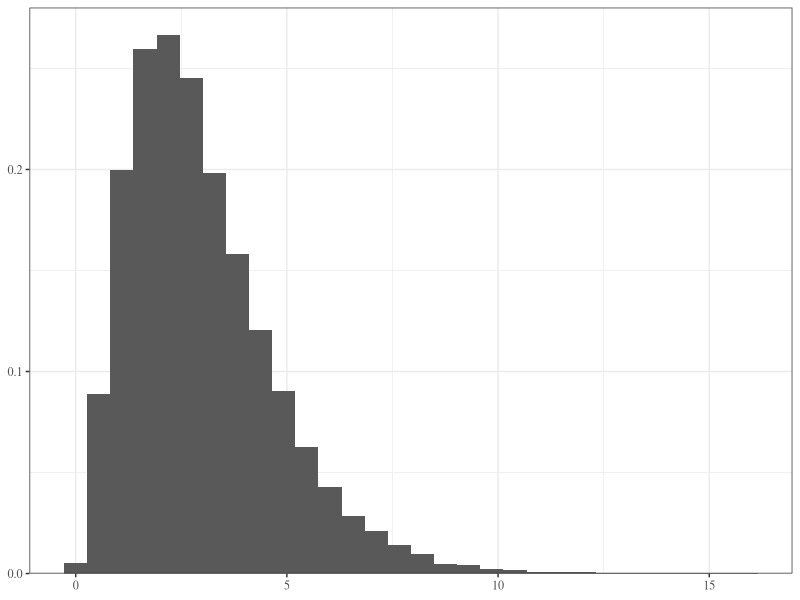

R code for this plot:
## ---- chunk 1
#| fig-cap: Histogram of samples from a gamma distribution.
library(ggplot2)

ggplot(NULL, aes(rgamma(5e4, 3))) +
  geom_histogram(aes(y = after_stat(density))) +
  scale_y_continuous(name=NULL, expand=expansion(c(0, 0.05))) +
  labs(x=NULL) +
  theme_bw(base_family="Times")
